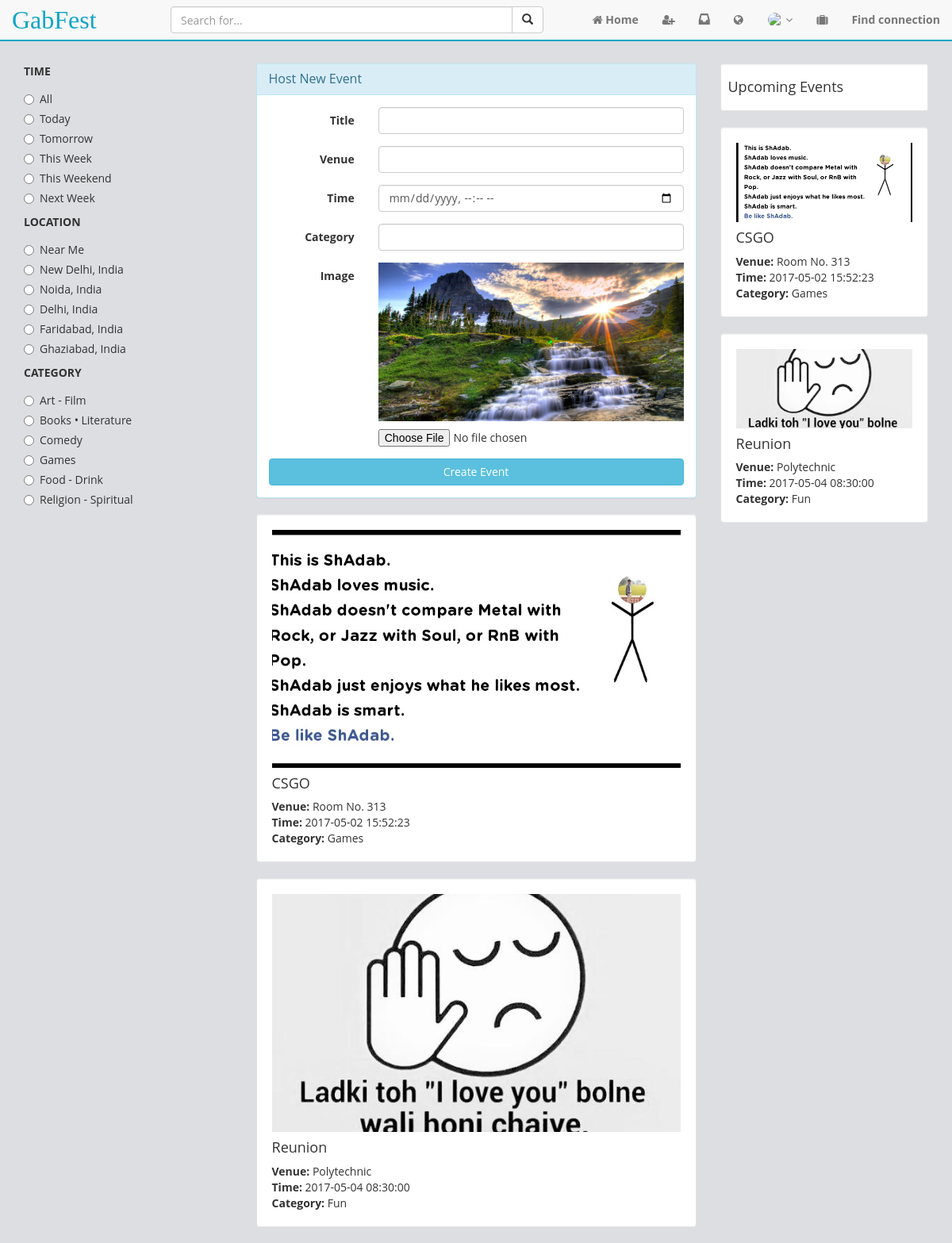
The app's page /components/events.php?event=added with its own data.
### tables this page shows
CREATE TABLE `events` (
  `eid` int(11) NOT NULL,
  `title` varchar(30) NOT NULL,
  `time` timestamp NOT NULL,
  `venue` varchar(100) NOT NULL,
  `e_image` varchar(200) NOT NULL,
  `category` varchar(30) NOT NULL
);

### components/all-events.php (the view)
<?php
$conn = mysqli_connect("localhost", "root", "", "connecton");
$sql = "SELECT title, venue, e_image, time, category FROM events";
$result = mysqli_query($conn, $sql);
if ($result) {
	$num = mysqli_num_rows($result);
	for ($i=0; $i < $num; $i++) {
		$row = mysqli_fetch_assoc($result);
		echo "<div class='well'>
			<div class='event-image' style='background-image: url(\"../".$row['e_image']."\")'></div>
			<h4>".$row['title']."</h4>
			<b>Venue: </b>".$row['venue']."<br>
			<b>Time: </b>".$row['time']."<br>
			<b>Category: </b>".$row['category']."
		</div>";
	}
}
?>

### css/main.css (style rules this page uses)
body, h1, h2, h3, h4, h5 { font-family: "Open Sans", sans-serif; }
.navbar { margin-bottom: 0px; }
.navbar-nav { font-weight: bolder; }
.navbar-default { border-radius: 0px; border: none; border-bottom: solid #0fa5c6 2px; }
.navbar-brand { font-family: "Script MT"; color: #0fa5c6 !important; font-size: 32px; }
.well { background-color: #fff; }
body { background-color: #dcdee2; }
.shift-left { float: left!important; }
.event-image { width: 100%; height: 100px; background-position: 50%; background-size: cover; }
.col-md-6 .event-image { height: 300px; }

### records on screen
events: e_image (picture), title "CSGO", venue "Room No. 313", time "2017-05-02 15:52:23", category "Games"
events: e_image (picture), title "Reunion", venue "Polytechnic", time "2017-05-04 08:30:00", category "Fun"
